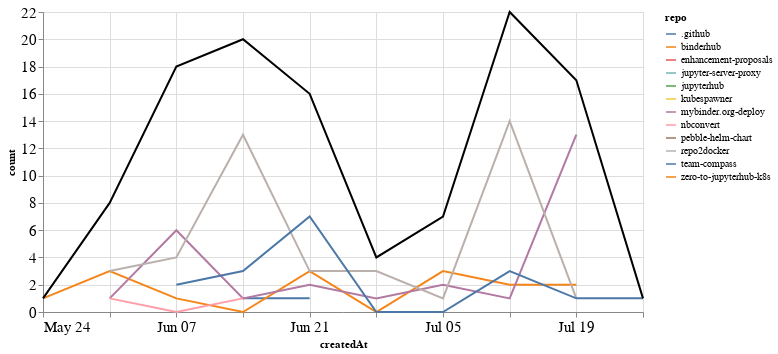

The cell this chart's notebook holds for it:
### Markdown cell above
## Comments

### Code cell
comments_time = comments.groupby('repo').resample('W', on='createdAt').count()['author'].reset_index()
comments_time = comments_time.rename(columns={'author': 'count'})
comments_time_total = comments_time.groupby('createdAt').agg({"count": "sum"}).reset_index()
ch1 = alt.Chart(comments_time, width=600).mark_line().encode(
    x='createdAt',
    y='count',
    color='repo',
    tooltip="repo"
)

ch2 = alt.Chart(comments_time_total, width=600).mark_line(color="black").encode(
    x='createdAt',
    y='count',
)

ch1 + ch2

### Figure 1 — Vega-Lite specification as saved in the notebook (floating-point values rounded to 4 significant figures)
{"config": {"axisLeft": {"labelFontSize": 15}, "axisBottom": {"labelFontSize": 15}}, "layer": [{"data": {"name": "data-9ffc1b382995670fa43e7a258c42ead9"}, "mark": "line", "encoding": {"color": {"type": "nominal", "field": "repo"}, "tooltip": {"type": "nominal", "field": "repo"}, "x": {"type": "temporal", "field": "createdAt"}, "y": {"type": "quantitative", "field": "count"}}, "width": 600}, {"data": {"name": "data-2408069d263090c9f8f03e88d9980009"}, "mark": {"type": "line", "color": "black"}, "encoding": {"x": {"type": "temporal", "field": "createdAt"}, "y": {"type": "quantitative", "field": "count"}}, "width": 600}], "$schema": "https://vega.github.io/schema/vega-lite/v4.8.1.json", "datasets": {"data-9ffc1b382995670fa43e7a258c42ead9": [{"repo": ".github", "createdAt": "2020-06-14T00:00:00", "count": 1}, {"repo": ".github", "createdAt": "2020-06-21T00:00:00", "count": 1}, {"repo": "binderhub", "createdAt": "2020-05-24T00:00:00", "count": 1}, {"repo": "binderhub", "createdAt": "2020-05-31T00:00:00", "count": 3}, {"repo": "binderhub", "createdAt": "2020-06-07T00:00:00", "count": 1}, {"repo": "binderhub", "createdAt": "2020-06-14T00:00:00", "count": 0}, {"repo": "binderhub", "createdAt": "2020-06-21T00:00:00", "count": 3}, {"repo": "binderhub", "createdAt": "2020-06-28T00:00:00", "count": 0}, {"repo": "binderhub", "createdAt": "2020-07-05T00:00:00", "count": 3}, {"repo": "binderhub", "createdAt": "2020-07-12T00:00:00", "count": 2}, {"repo": "binderhub", "createdAt": "2020-07-19T00:00:00", "count": 2}, {"repo": "enhancement-proposals", "createdAt": "2020-07-12T00:00:00", "count": 2}, {"repo": "jupyter-server-proxy", "createdAt": "2020-07-05T00:00:00", "count": 1}, {"repo": "jupyterhub", "createdAt": "2020-06-07T00:00:00", "count": 1}, {"repo": "kubespawner", "createdAt": "2020-06-14T00:00:00", "count": 1}, {"repo": "mybinder.org-deploy", "createdAt": "2020-05-31T00:00:00", "count": 1}, {"repo": "mybinder.org-deploy", "createdAt": "2020-06-07T00:00:00", "count": 6}, {"repo": "mybinder.org-deploy", "createdAt": "2020-06-14T00:00:00", "count": 1}, {"repo": "mybinder.org-deploy", "createdAt": "2020-06-21T00:00:00", "count": 2}, {"repo": "mybinder.org-deploy", "createdAt": "2020-06-28T00:00:00", "count": 1}, {"repo": "mybinder.org-deploy", "createdAt": "2020-07-05T00:00:00", "count": 2}, {"repo": "mybinder.org-deploy", "createdAt": "2020-07-12T00:00:00", "count": 1}, {"repo": "mybinder.org-deploy", "createdAt": "2020-07-19T00:00:00", "count": 13}, {"repo": "nbconvert", "createdAt": "2020-05-31T00:00:00", "count": 1}, {"repo": "nbconvert", "createdAt": "2020-06-07T00:00:00", "count": 0}, {"repo": "nbconvert", "createdAt": "2020-06-14T00:00:00", "count": 1}, {"repo": "pebble-helm-chart", "createdAt": "2020-06-07T00:00:00", "count": 1}, {"repo": "repo2docker", "createdAt": "2020-05-31T00:00:00", "count": 3}, {"repo": "repo2docker", "createdAt": "2020-06-07T00:00:00", "count": 4}, {"repo": "repo2docker", "createdAt": "2020-06-14T00:00:00", "count": 13}, {"repo": "repo2docker", "createdAt": "2020-06-21T00:00:00", "count": 3}, {"repo": "repo2docker", "createdAt": "2020-06-28T00:00:00", "count": 3}, {"repo": "repo2docker", "createdAt": "2020-07-05T00:00:00", "count": 1}, {"repo": "repo2docker", "createdAt": "2020-07-12T00:00:00", "count": 14}, {"repo": "repo2docker", "createdAt": "2020-07-19T00:00:00", "count": 1}, {"repo": "team-compass", "createdAt": "2020-06-07T00:00:00", "count": 2}, {"repo": "team-compass", "createdAt": "2020-06-14T00:00:00", "count": 3}, {"repo": "team-compass", "createdAt": "2020-06-21T00:00:00", "count": 7}, {"repo": "team-compass", "createdAt": "2020-06-28T00:00:00", "count": 0}, {"repo": "team-compass", "createdAt": "2020-07-05T00:00:00", "count": 0}, {"repo": "team-compass", "createdAt": "2020-07-12T00:00:00", "count": 3}, {"repo": "team-compass", "createdAt": "2020-07-19T00:00:00", "count": 1}, {"repo": "team-compass", "createdAt": "2020-07-26T00:00:00", "count": 1}, {"repo": "zero-to-jupyterhub-k8s", "createdAt": "2020-06-07T00:00:00", "count": 3}], "data-2408069d263090c9f8f03e88d9980009": [{"createdAt": "2020-05-24T00:00:00", "count": 1}, {"createdAt": "2020-05-31T00:00:00", "count": 8}, {"createdAt": "2020-06-07T00:00:00", "count": 18}, {"createdAt": "2020-06-14T00:00:00", "count": 20}, {"createdAt": "2020-06-21T00:00:00", "count": 16}, {"createdAt": "2020-06-28T00:00:00", "count": 4}, {"createdAt": "2020-07-05T00:00:00", "count": 7}, {"createdAt": "2020-07-12T00:00:00", "count": 22}, {"createdAt": "2020-07-19T00:00:00", "count": 17}, {"createdAt": "2020-07-26T00:00:00", "count": 1}]}}
